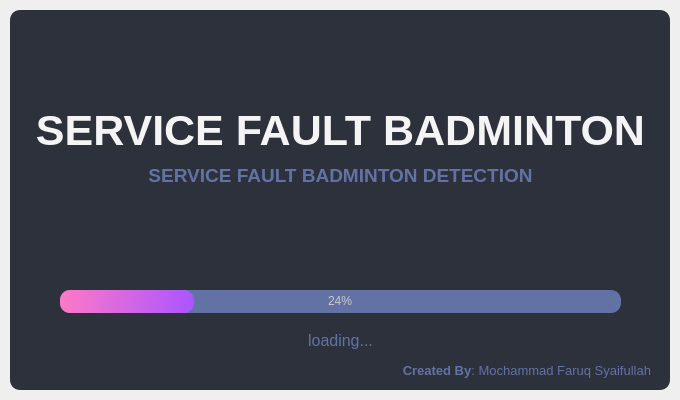
<?xml version="1.0" encoding="UTF-8"?>
<ui version="4.0">
 <class>SplashScreen</class>
 <widget class="QMainWindow" name="SplashScreen">
  <property name="geometry">
   <rect>
    <x>0</x>
    <y>0</y>
    <width>680</width>
    <height>400</height>
   </rect>
  </property>
  <property name="windowTitle">
   <string>MainWindow</string>
  </property>
  <widget class="QWidget" name="centralwidget">
   <layout class="QVBoxLayout" name="verticalLayout">
    <property name="spacing">
     <number>0</number>
    </property>
    <property name="leftMargin">
     <number>10</number>
    </property>
    <property name="topMargin">
     <number>10</number>
    </property>
    <property name="rightMargin">
     <number>10</number>
    </property>
    <property name="bottomMargin">
     <number>10</number>
    </property>
    <item>
     <widget class="QFrame" name="dropShadowFrame">
      <property name="styleSheet">
       <string notr="true">QFrame {	
	background-color: #2c313c;
	color: rgb(220, 220, 220);
	border-radius: 10px;
}</string>
      </property>
      <property name="frameShape">
       <enum>QFrame::StyledPanel</enum>
      </property>
      <property name="frameShadow">
       <enum>QFrame::Raised</enum>
      </property>
      <widget class="QLabel" name="label_title">
       <property name="geometry">
        <rect>
         <x>0</x>
         <y>90</y>
         <width>661</width>
         <height>61</height>
        </rect>
       </property>
       <property name="font">
        <font>
         <family>Segoe UI</family>
         <pointsize>32</pointsize>
        </font>
       </property>
       <property name="styleSheet">
        <string notr="true">color: rgb(244, 244, 244)</string>
       </property>
       <property name="text">
        <string>&lt;html&gt;&lt;head/&gt;&lt;body&gt;&lt;p&gt;&lt;span style=&quot; font-weight:600;&quot;&gt;SERVICE FAULT BADMINTON&lt;/span&gt;&lt;/p&gt;&lt;/body&gt;&lt;/html&gt;</string>
       </property>
       <property name="alignment">
        <set>Qt::AlignCenter</set>
       </property>
      </widget>
      <widget class="QLabel" name="label_description">
       <property name="geometry">
        <rect>
         <x>0</x>
         <y>150</y>
         <width>661</width>
         <height>31</height>
        </rect>
       </property>
       <property name="font">
        <font>
         <family>Segoe UI</family>
         <pointsize>14</pointsize>
        </font>
       </property>
       <property name="styleSheet">
        <string notr="true">color: rgb(98, 114, 164);</string>
       </property>
       <property name="text">
        <string>&lt;html&gt;&lt;head/&gt;&lt;body&gt;&lt;p&gt;&lt;span style=&quot; font-weight:600;&quot;&gt;SERVICE FAULT BADMINTON DETECTION&lt;/span&gt;&lt;/p&gt;&lt;/body&gt;&lt;/html&gt;</string>
       </property>
       <property name="alignment">
        <set>Qt::AlignCenter</set>
       </property>
      </widget>
      <widget class="QProgressBar" name="progressBar">
       <property name="geometry">
        <rect>
         <x>50</x>
         <y>280</y>
         <width>561</width>
         <height>23</height>
        </rect>
       </property>
       <property name="styleSheet">
        <string notr="true">QProgressBar {
	
	background-color: rgb(98, 114, 164);
	color: rgb(200, 200, 200);
	border-style: none;
	border-radius: 10px;
	text-align: center;
}
QProgressBar::chunk{
	border-radius: 10px;
	background-color: qlineargradient(spread:pad, x1:0, y1:0.511364, x2:1, y2:0.523, stop:0 rgba(254, 121, 199, 255), stop:1 rgba(170, 85, 255, 255));
}</string>
       </property>
       <property name="value">
        <number>24</number>
       </property>
      </widget>
      <widget class="QLabel" name="label_loading">
       <property name="geometry">
        <rect>
         <x>0</x>
         <y>320</y>
         <width>661</width>
         <height>21</height>
        </rect>
       </property>
       <property name="font">
        <font>
         <family>Segoe UI</family>
         <pointsize>12</pointsize>
        </font>
       </property>
       <property name="styleSheet">
        <string notr="true">color: rgb(98, 114, 164);</string>
       </property>
       <property name="text">
        <string>loading...</string>
       </property>
       <property name="alignment">
        <set>Qt::AlignCenter</set>
       </property>
      </widget>
      <widget class="QLabel" name="label_credits">
       <property name="geometry">
        <rect>
         <x>20</x>
         <y>350</y>
         <width>621</width>
         <height>21</height>
        </rect>
       </property>
       <property name="font">
        <font>
         <family>Segoe UI</family>
         <pointsize>10</pointsize>
        </font>
       </property>
       <property name="styleSheet">
        <string notr="true">color: rgb(98, 114, 164);</string>
       </property>
       <property name="text">
        <string>&lt;html&gt;&lt;head/&gt;&lt;body&gt;&lt;p&gt;&lt;span style=&quot; font-weight:600;&quot;&gt;Created By&lt;/span&gt;: Mochammad Faruq Syaifullah&lt;/p&gt;&lt;/body&gt;&lt;/html&gt;</string>
       </property>
       <property name="alignment">
        <set>Qt::AlignRight|Qt::AlignTrailing|Qt::AlignVCenter</set>
       </property>
      </widget>
     </widget>
    </item>
   </layout>
  </widget>
 </widget>
 <resources/>
 <connections/>
</ui>
